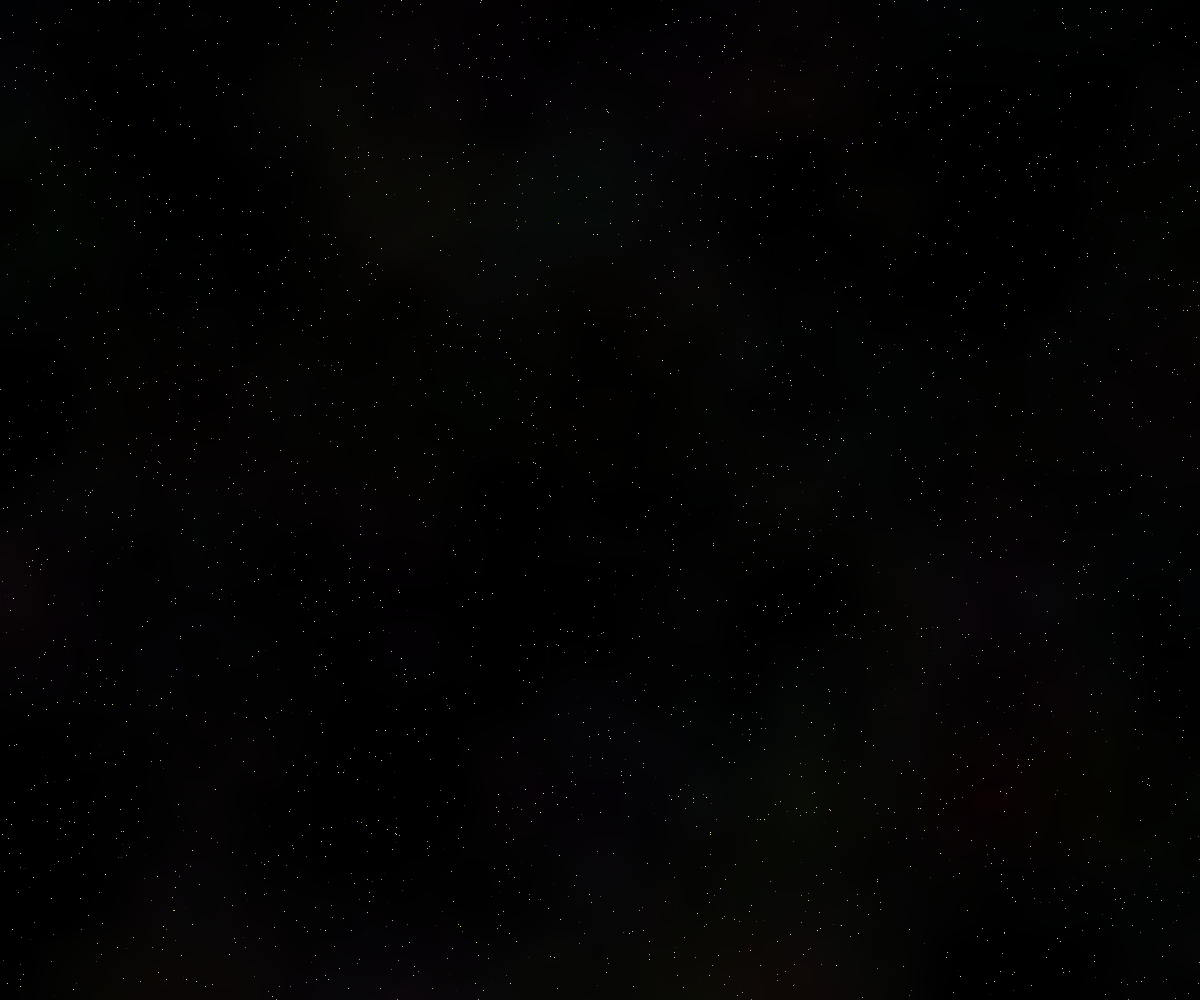
Frame 1 (no input)
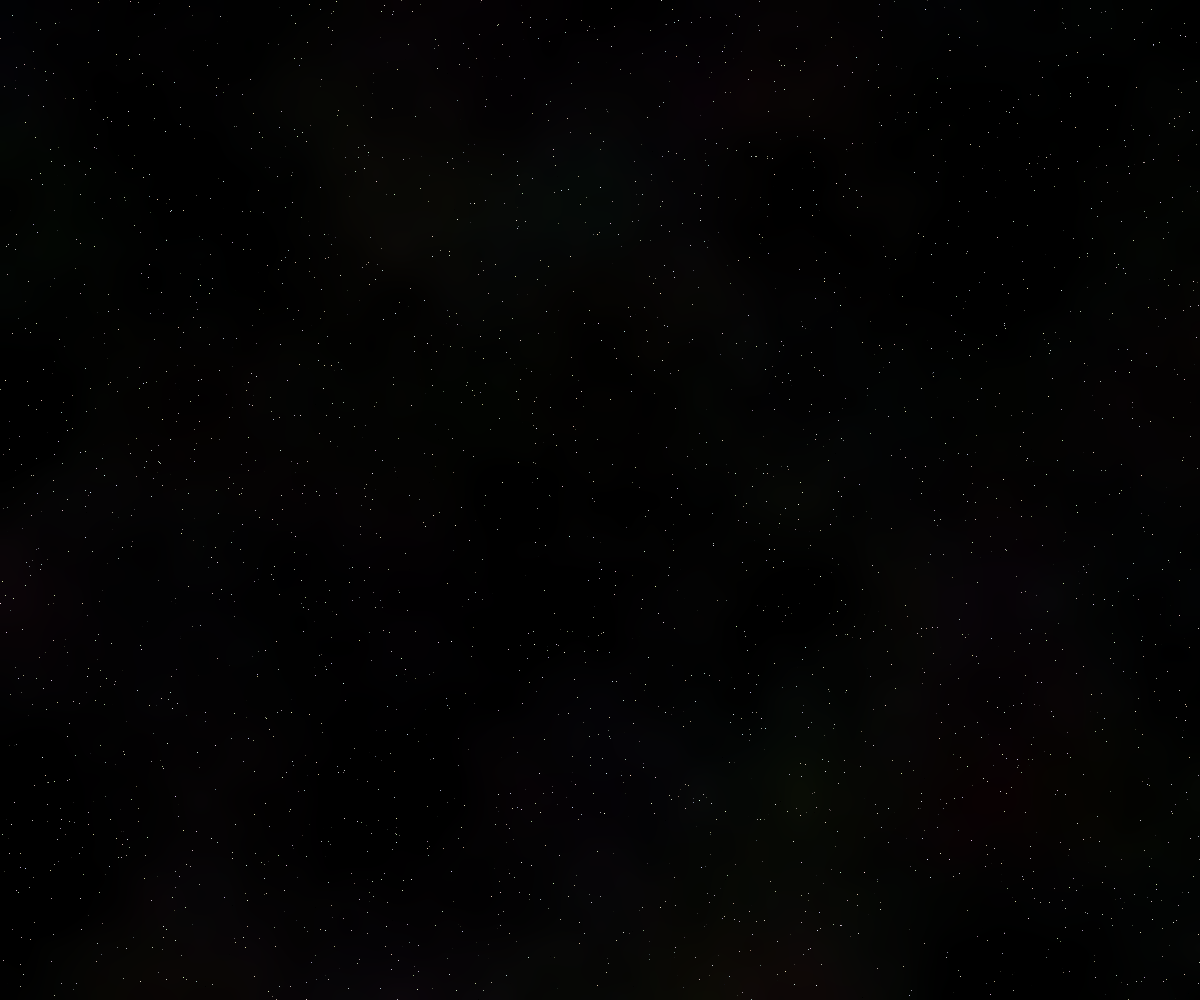
Frame 60 (no input)
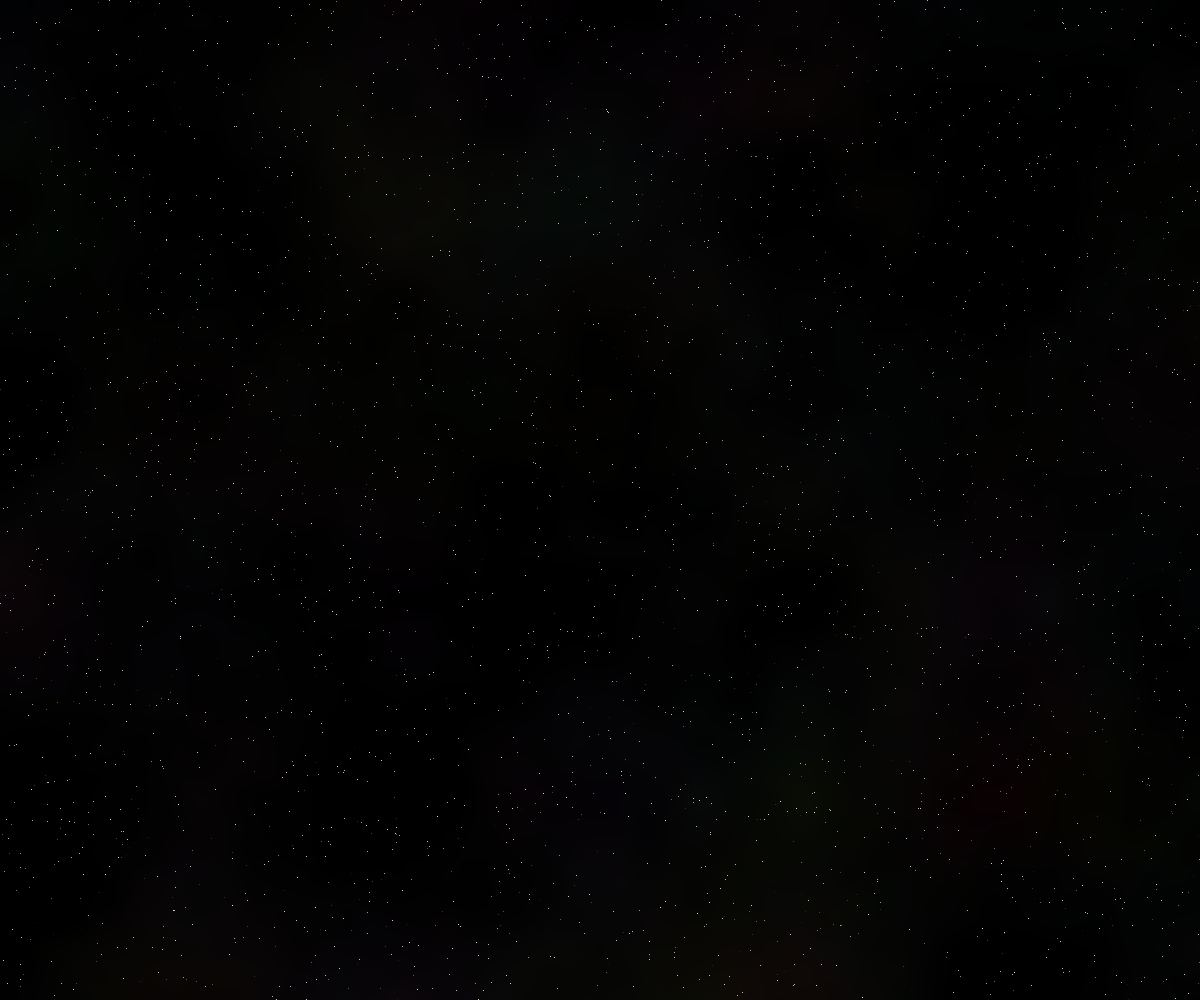
Frame 120 (the mouse pressed at the canvas centre since frame 60)

The p5.js sketch that drew these frames (run headless with seeded random() and noise() and a simulated clock; from frame 60 on, the mouse is pressed at the canvas centre):

// p5.js sketch
// ── sketch.js
let starsArray = [];
let noiseScale = 0.005; // Scale for Perlin noise (smaller values give more detail)
let threshold = 0.3; // Threshold for drawing pixels based on noise value

function setup() {
  createCanvas(windowWidth, windowHeight);
  background(0);
  let numStars = Math.round(width * height * 0.0025); // Adjust star density if needed

  generateNoise();

  // Generate stars with integer x, y coordinates and random base colors
  for (let i = 0; i < numStars; i++) {
    let v = {
      x: Math.floor(random(width)), // Ensure integer value
      y: Math.floor(random(height)), // Ensure integer value
      progress: random(1, 100), // Progress for brightness
      baseColor: [random(200, 255), random(200, 255), random(170, 255)], // Random base color
    };
    starsArray.push(v);
  }

  frameRate(30);
}

function draw() {
  stars(); // Draw stars
}

function windowResized() {
  resizeCanvas(windowWidth, windowHeight);
  generateGalaxies(); // Regenerate galaxies if window is resized
}
function generateNoise() {
  loadPixels(); // Prepare to manipulate the pixel array

  for (let y = 0; y < height; y++) {
    for (let x = 0; x < width; x++) {
      // Generate initial Perlin noise for brightness
      let noiseValue = noise(x * noiseScale, y * noiseScale);

      // Only draw pixels where the initial noise value is above the threshold
      if (noiseValue > threshold) {
        // The brightness is derived from the initial noise
        let brightness = map(noiseValue, threshold, 1, 0, 25); // Overall brightness

        // Generate separate Perlin noise values for color variation (R, G, B)
        let noiseRed = noise((x + 1000) * noiseScale, (y + 1000) * noiseScale); // Offset for red channel
        let noiseGreen = noise(
          (x + 2000) * noiseScale,
          (y + 2000) * noiseScale
        ); // Offset for green channel
        let noiseBlue = noise((x + 3000) * noiseScale, (y + 3000) * noiseScale); // Offset for blue channel

        // Scale the color channels based on the overall brightness
        let r = brightness * map(noiseRed, 0, 1, 0, 1); // Slight red variation
        let g = brightness * map(noiseGreen, 0, 1, 0, 1); // More green variation
        let b = brightness * map(noiseBlue, 0, 1, 0, 1); // Blue variation

        // Calculate the pixel index in the pixel array
        let pixelIndex = (x + y * width) * 4;

        // Set the pixel values with brightness-scaled colors
        pixels[pixelIndex] = r; // Red
        pixels[pixelIndex + 1] = g; // Green
        pixels[pixelIndex + 2] = b; // Blue
        pixels[pixelIndex + 3] = 255; // Full opacity
      }
    }
  }

  updatePixels(); // Apply the pixel updates
}
function stars() {
  loadPixels(); // Load pixel data from the canvas

  for (let i = 0; i < starsArray.length; i++) {
    let v = starsArray[i];
    let x = v.x;
    let y = v.y;

    // Ensure the coordinates are within canvas bounds
    if (x >= 0 && x < width && y >= 0 && y < height) {
      let pixelIndex = (x + y * width) * 4; // Calculate the pixel index

      let brightness = getBrightness(v.progress); // Get brightness based on progress

      // Apply brightness to the base color (give each pixel a slight color variation)
      pixels[pixelIndex] = v.baseColor[0] * (brightness / 255); // Red channel
      pixels[pixelIndex + 1] = v.baseColor[1] * (brightness / 255); // Green channel
      pixels[pixelIndex + 2] = v.baseColor[2] * (brightness / 255); // Blue channel
      pixels[pixelIndex + 3] = 255; // Alpha channel (fully opaque)

      // Update progress for the next frame
      v.progress = (v.progress + 1) % 100; // Loop progress from 1 to 100
    }
  }

  updatePixels(); // Apply the changes to the canvas
}

function getBrightness(progress) {
  let brightness;

  if (progress <= 20) {
    // Fading in: whiteness goes from 0 to 255 as progress increases from 1 to 20
    brightness = map(progress, 1, 20, 0, 255);
  } else if (progress <= 60) {
    // Fluctuating: brightness varies around a mid value (e.g., 200)
    brightness = map(sin(progress), -1, 1, 180, 230); // Sine function to vary around 200
  } else if (progress <= 100) {
    // Fading out: whiteness goes from 255 to 0 as progress increases from 60 to 100
    brightness = map(progress, 60, 100, 255, 0);
  }

  return brightness;
}
